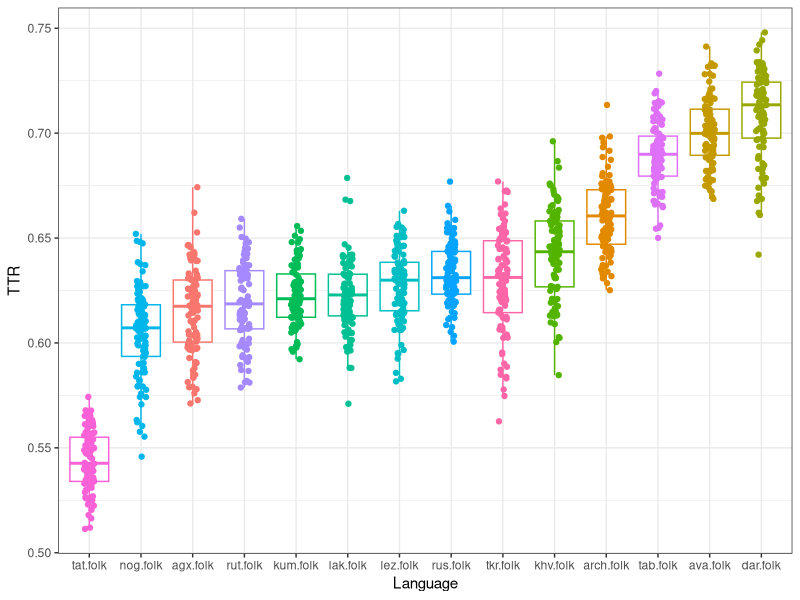
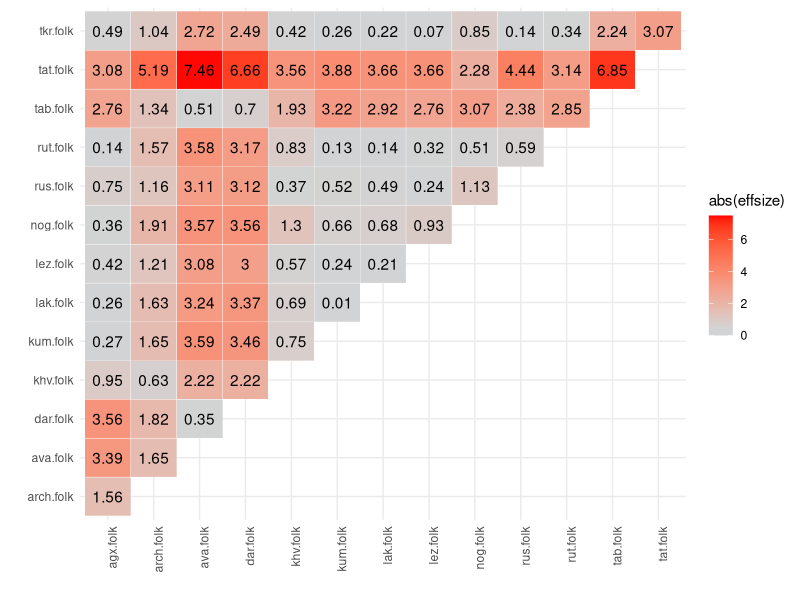
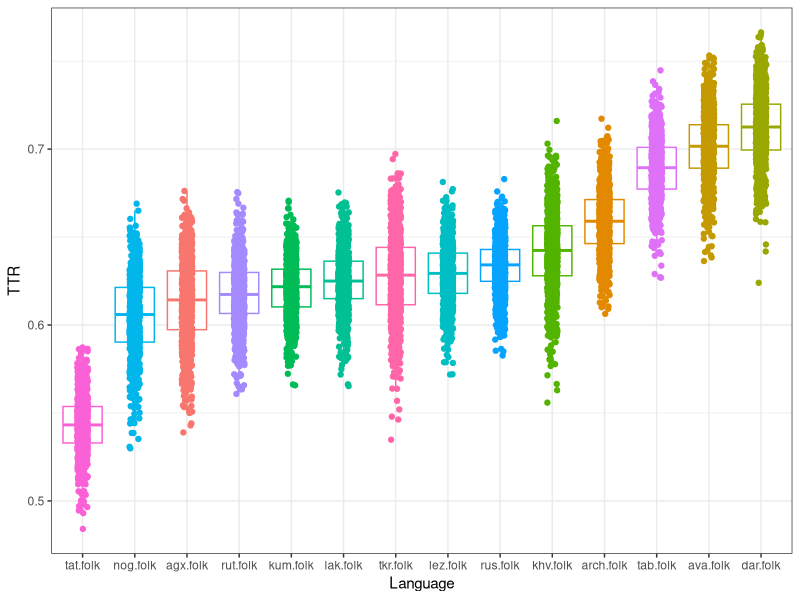
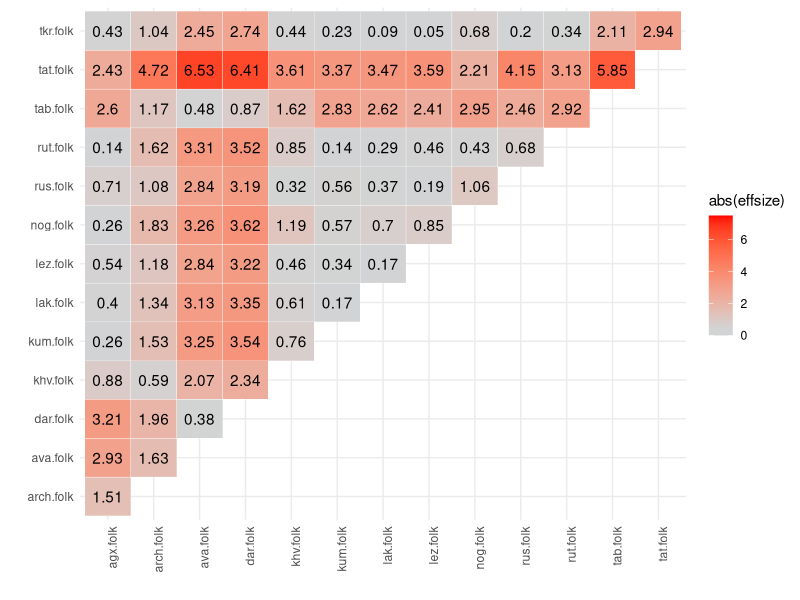
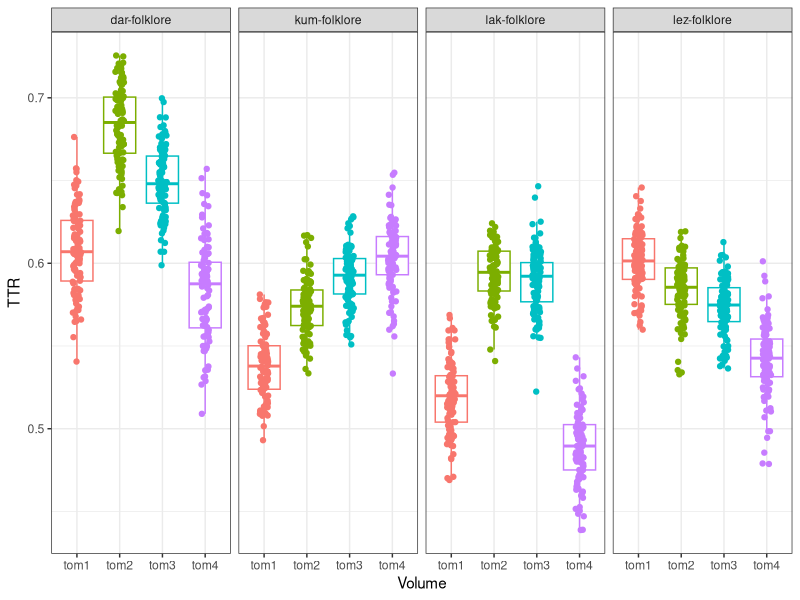

Source code (R) for these figures, in order:
## ---- chunk 1
library("tidyverse")
## ---- chunk 2
df1 <- read.csv("TTR_100_datapoints_per_language.txt",
                header = TRUE, sep = ",")
df1_long <- gather(df1)
head(df1_long)
## ---- chunk 3
library("ggpubr")
## ---- chunk 4
df1_long  %>%
  ggplot(aes(reorder(key, value, FUN = median), value, color = key))+
  geom_boxplot(outlier.shape = NA)+
  geom_jitter(width = 0.1)+
  labs(x = "Language",
       y = "TTR")+
  theme_bw()+
  theme(legend.position = "none")
## ---- chunk 5
p.values <- pairwise.t.test(df1_long$value, df1_long$key, 
                     paired = T, p.adjust.method = "holm") 
p.values
## ---- chunk 6
library("rstatix")
## ---- chunk 7
effect.sizes <- cohens_d(df1_long, value ~ key, paired = T)
print(effect.sizes)
## ---- chunk 8
effect.sizes.plot <- ggplot(as.data.frame(effect.sizes), aes(group1, group2)) +
  geom_tile(aes(fill = abs(effsize)), color = "white") +
  scale_fill_gradient2(low = "light blue", mid = "light grey", high = "red", 
                       midpoint = 0.5, limit = c(0, 7.5)) +
  geom_text(aes(label = round(abs(effsize), 2))) +
  labs(x = "", y = "") +
  theme_minimal() +
  theme(axis.text.x = element_text(angle = 90, hjust = 1))
effect.sizes.plot
## ---- chunk 9
df2 <- read.csv("TTR_1000_datapoints_per_language.txt",
                header = TRUE, sep = ",")
df2_long <- gather(df2)
head(df2_long)
## ---- chunk 10
df2_long  %>%
  ggplot(aes(reorder(key, value, FUN = median), value, color = key))+
  geom_boxplot(outlier.shape = NA)+
  geom_jitter(width = 0.1)+
  labs(x = "Language",
       y = "TTR")+
  theme_bw()+
  theme(legend.position = "none")
## ---- chunk 11
p.values <- pairwise.t.test(df2_long$value, df2_long$key, 
                     paired = T, p.adjust.method = "holm") 
p.values
## ---- chunk 12
effect.sizes <- cohens_d(df2_long, value ~ key, paired = T)
head(effect.sizes)
## ---- chunk 13
effect.sizes.plot <- ggplot(as.data.frame(effect.sizes), aes(group1, group2)) +
  geom_tile(aes(fill = abs(effsize)), color = "white") +
  scale_fill_gradient2(low = "light blue", mid = "light grey", high = "red", 
                       midpoint = 0.5, limit = c(0, 7.5)) +
  geom_text(aes(label = round(abs(effsize), 2))) +
  labs(x = "", y = "") +
  theme_minimal() +
  theme(axis.text.x = element_text(angle = 90, hjust = 1))
effect.sizes.plot
## ---- chunk 14
df3 <- read.csv("volume_comparison_100_datapoints_per_volume.txt",
                header = TRUE, sep = ",")
head(df3)
## ---- chunk 15
df3  %>%
  ggplot(aes(Volume, TTR, color = Volume))+
  geom_boxplot(outlier.shape = NA)+
  geom_jitter(width = 0.1)+
  labs(x = "Volume",
       y = "TTR")+
  theme_bw()+
  theme(legend.position = "none")+
  facet_grid(cols = vars(Language))
## ---- chunk 16
p.values <-   pairwise.t.test(filter(df3, Language == "dar-folklore")$TTR,
                              filter(df3, Language == "dar-folklore")$Volume,
                              paired = T, p.adjust.method = "holm")
p.values
## ---- chunk 17
p.values <-   pairwise.t.test(filter(df3, Language == "kum-folklore")$TTR,
                              filter(df3, Language == "kum-folklore")$Volume,
                              paired = T, p.adjust.method = "holm")
p.values
## ---- chunk 18
p.values <-   pairwise.t.test(filter(df3, Language == "lak-folklore")$TTR,
                              filter(df3, Language == "lak-folklore")$Volume,
                              paired = T, p.adjust.method = "holm")
p.values
## ---- chunk 19
p.values <-   pairwise.t.test(filter(df3, Language == "lez-folklore")$TTR,
                              filter(df3, Language == "lak-folklore")$Volume,
                              paired = T, p.adjust.method = "holm")
p.values
